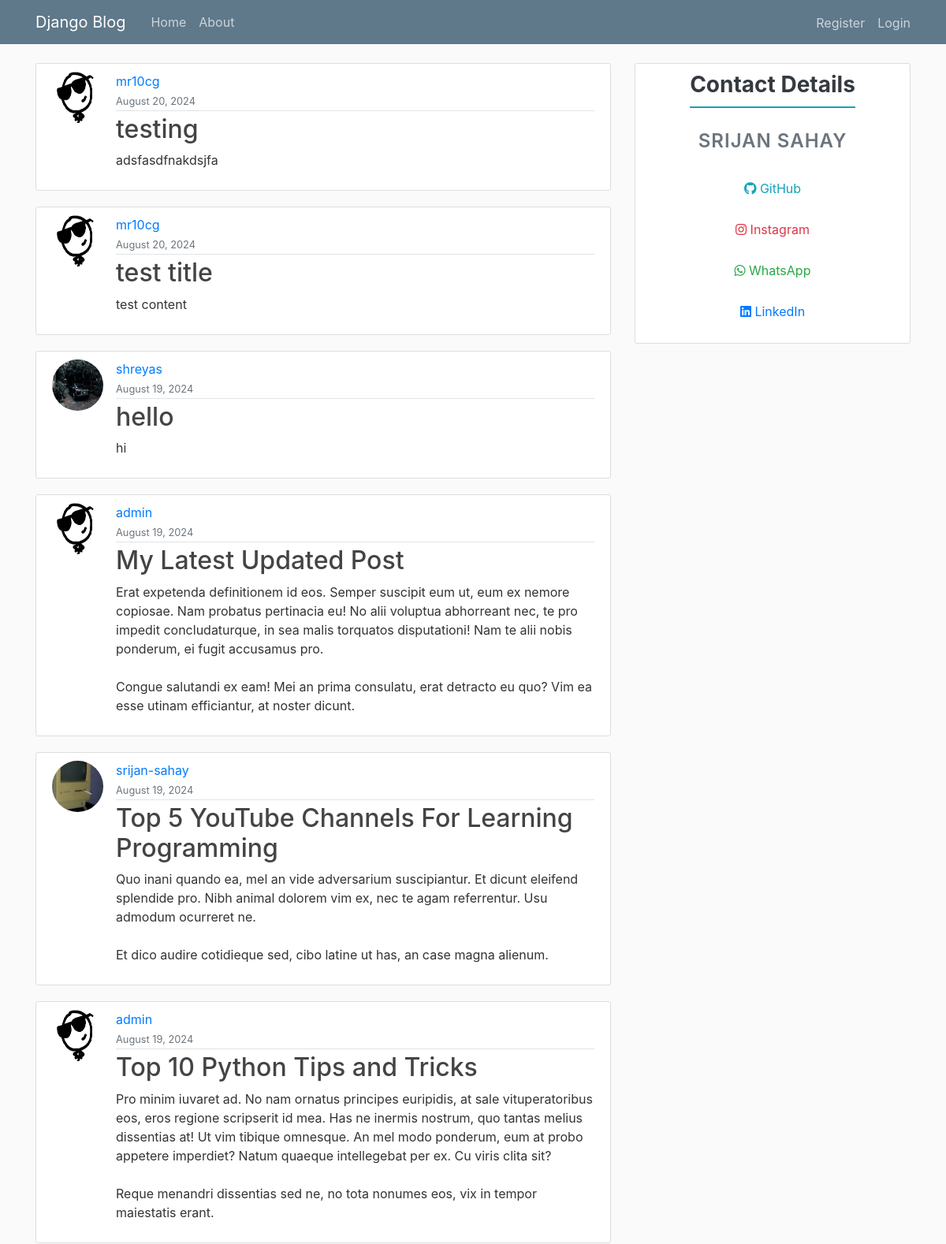
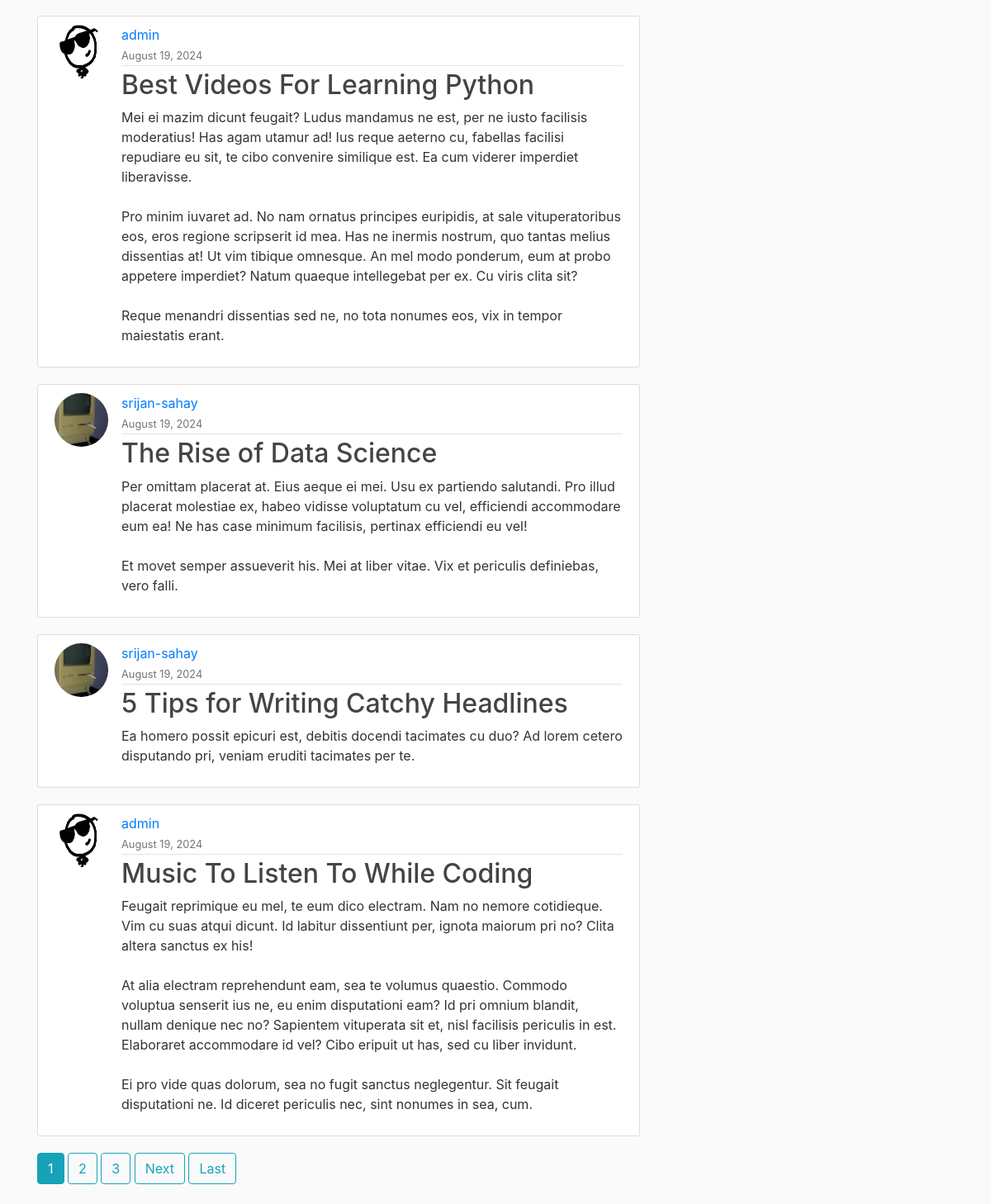
Before: / with the older database file (2 pictures, top to bottom).
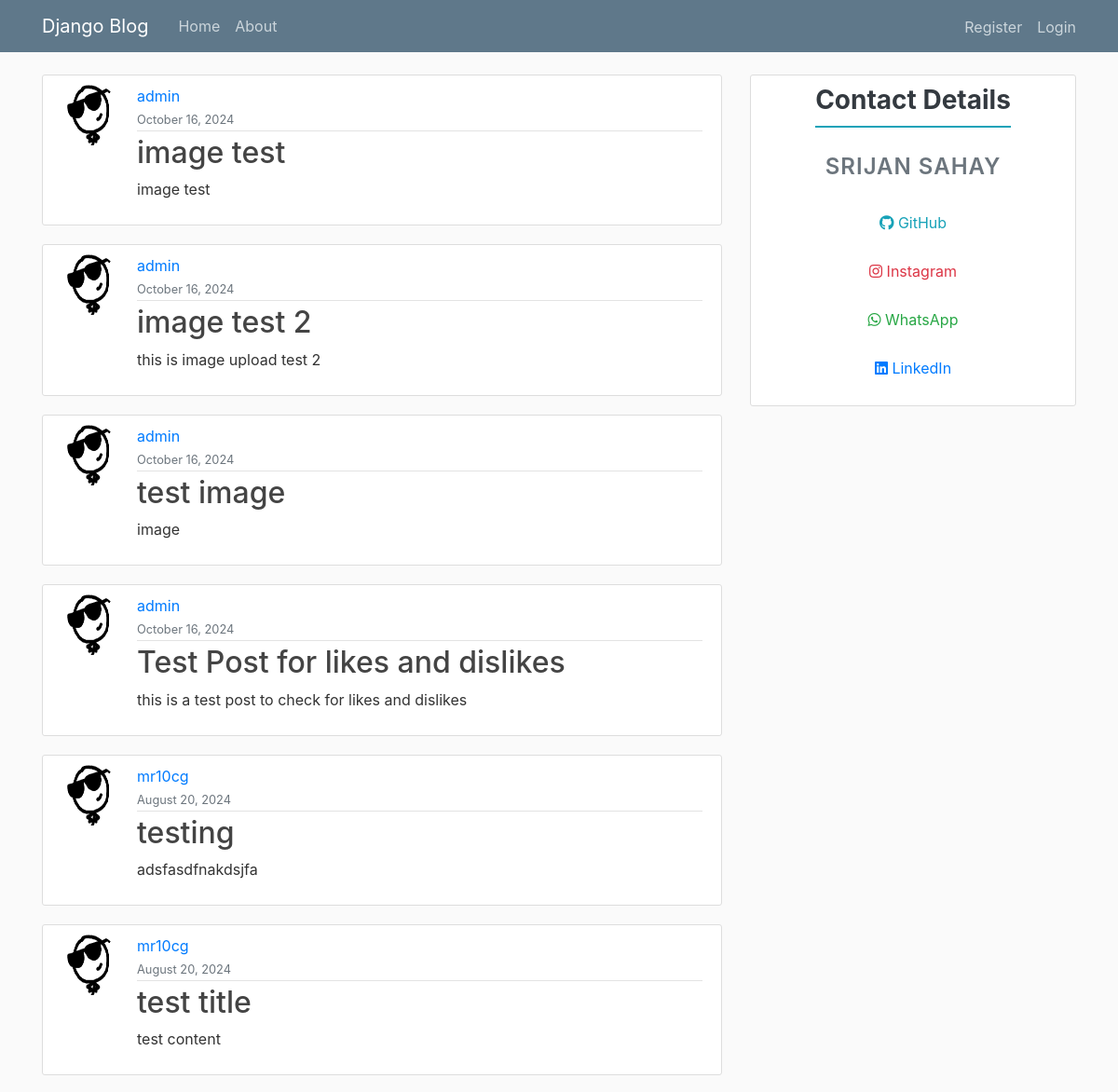
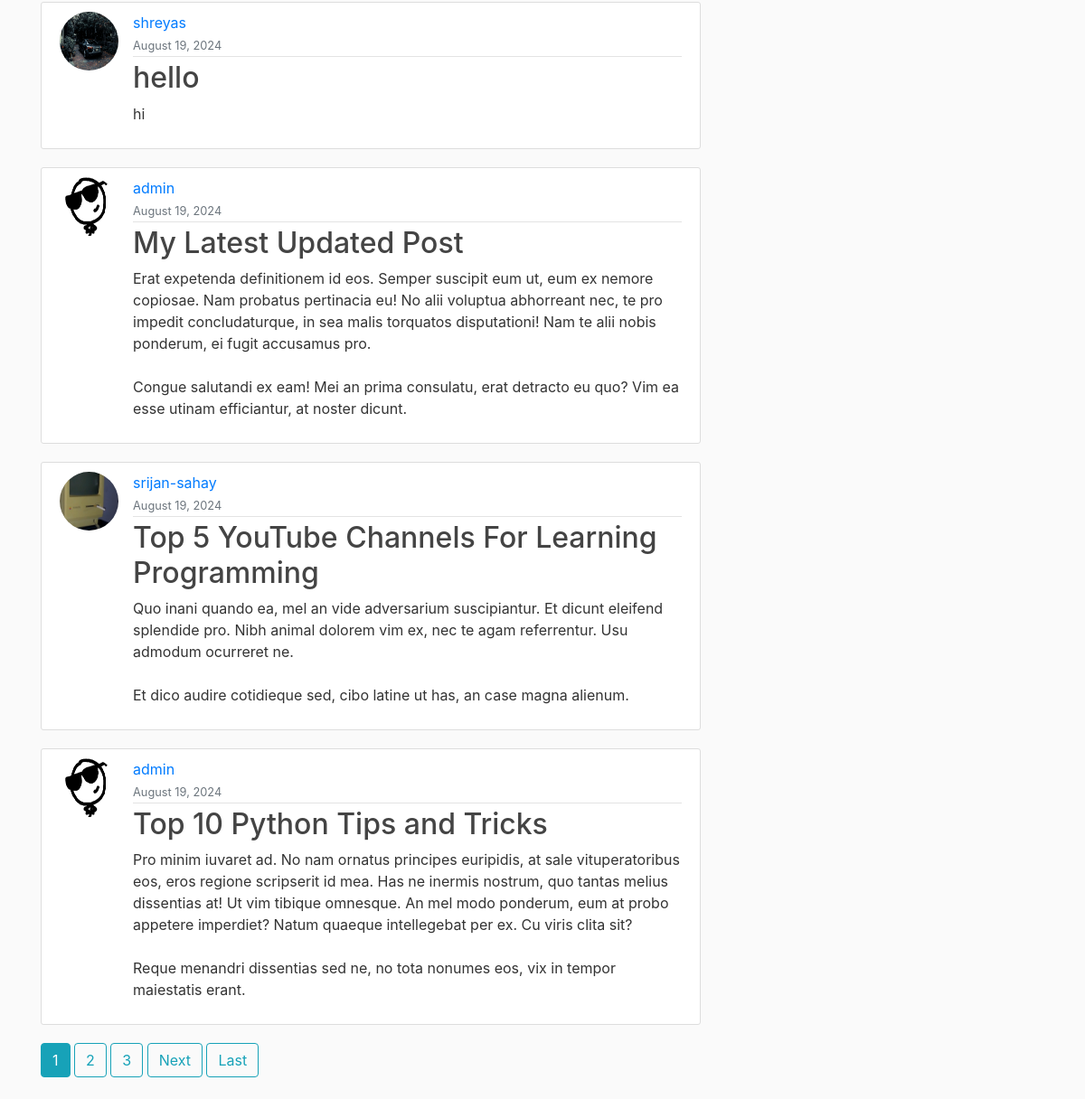
After: the same page with the newer database file (2 pictures, top to bottom).
### blog/models.py (models this page shows, shortened)
class Post(models.Model):
    title = models.CharField(max_length=100)
    content = models.TextField()
    date_posted = models.DateTimeField(default=timezone.now)
    author = models.ForeignKey(User, on_delete=models.CASCADE)
    likes = models.ManyToManyField(User, related_name="post_likes", blank=True)
    dislikes = models.ManyToManyField(User, related_name="post_dislike", blank=True)
    image = models.ImageField(upload_to="post_media", blank=True, null=True)

### users/models.py (models this page shows, shortened)
class Profile(models.Model):
    user = models.OneToOneField(User, on_delete=models.CASCADE)
    image = models.ImageField(default="default.png", upload_to="profile_pics")

### blog/views.py (the view)
# urls.py: path("", PostListview.as_view(), name="blog-home"),
class PostListview(ListView):
    model = Post
    template_name = 'blog/home.html'
    context_object_name = 'posts'
    ordering = ['-date_posted']
    paginate_by = 10

### blog/templates/blog/home.html (shortened to what this page needs)
{% extends "blog/base.html" %}
{% block content %}
  {% for post in posts %}
    <article class="media content-section">
      <img class="rounded-circle article-img" src="{{ post.author.profile.image.url }}" >
      <div class="media-body">
        <div class="article-metadata d-flex justify-content-between align-items-center">
          <div>
            <a class="mr-2" href="{% url 'user-posts' post.author.username %}">{{ post.author }}</a>
            <br>
            <small class="text-muted">{{ post.date_posted|date:"F d, Y" }}</small>
          </div>
        </div>
        <h2><a class="article-title" href="{% url "post-detail" post.id %}">{{ post.title }}</a></h2>
        <p class="article-content">{{ post.content }}</p>
      </div>
    </article>
  {% endfor %}
  {% if is_paginated %}
    {% for num in page_obj.paginator.page_range %}
      {% if page_obj.number == num %}
        <a class="btn btn-info mb-4" href="?page={{ num }}">{{ num }}</a>
      {% elif num > page_obj.number|add:'-3' and num < page_obj.number|add:'3' %}
        <a class="btn btn-outline-info mb-4" href="?page={{ num }}">{{ num }}</a>
      {% endif %}
    {% endfor %}
    {% if page_obj.has_next %}
      <a class="btn btn-outline-info mb-4" href="?page={{ page_obj.next_page_number }}">Next</a>
      <a class="btn btn-outline-info mb-4" href="?page={{ page_obj.paginator.num_pages }}">Last</a>
    {% endif %}
  {% endif %}
{% endblock content %}

Changed rows visible on the page:
no longer on this page (row unchanged): Post: author.profile.image (placeholder picture), author "admin", date_posted "August 19, 2024", title "Best Videos For Learning Python", content "Mei ei mazim dicunt feugait? Ludus mandamus ne est, per ne iusto facilisis moderatius! Has agam utamur ad! Ius reque aeterno cu, fabellas facilisi repudiare eu sit, te cibo convenire similique est. Ea cum viderer imperdiet liberavisse. Pro minim iuvaret ad. No nam ornatus principes euripidis, at sale vituperatoribus eos, eros regione scripserit id mea. Has ne inermis nostrum, quo tantas melius dissentias at! Ut vim tibique omnesque. An mel modo ponderum, eum at probo appetere imperdiet? Natum quaeque intellegebat per ex. Cu viris clita sit? Reque menandri dissentias sed ne, no tota nonumes eos, vix in tempor maiestatis erant."
no longer on this page (row unchanged): Post: author.profile.image (picture), author "srijan-sahay", date_posted "August 19, 2024", title "The Rise of Data Science", content "Per omittam placerat at. Eius aeque ei mei. Usu ex partiendo salutandi. Pro illud placerat molestiae ex, habeo vidisse voluptatum cu vel, efficiendi accommodare eum ea! Ne has case minimum facilisis, pertinax efficiendi eu vel! Et movet semper assueverit his. Mei at liber vitae. Vix et periculis definiebas, vero falli."
no longer on this page (row unchanged): Post: author.profile.image (picture), author "srijan-sahay", date_posted "August 19, 2024", title "5 Tips for Writing Catchy Headlines", content "Ea homero possit epicuri est, debitis docendi tacimates cu duo? Ad lorem cetero disputando pri, veniam eruditi tacimates per te."
no longer on this page (row unchanged): Post: author.profile.image (placeholder picture), author "admin", date_posted "August 19, 2024", title "Music To Listen To While Coding", content "Feugait reprimique eu mel, te eum dico electram. Nam no nemore cotidieque. Vim cu suas atqui dicunt. Id labitur dissentiunt per, ignota maiorum pri no? Clita altera sanctus ex his! At alia electram reprehendunt eam, sea te volumus quaestio. Commodo voluptua senserit ius ne, eu enim disputationi eam? Id pri omnium blandit, nullam denique nec no? Sapientem vituperata sit et, nisl facilisis periculis in est. Elaboraret accommodare id vel? Cibo eripuit ut has, sed cu liber invidunt. Ei pro vide quas dolorum, sea no fugit sanctus neglegentur. Sit feugait disputationi ne. Id diceret periculis nec, sint nonumes in sea, cum."
added Post: author.profile.image (placeholder picture), author "admin", date_posted "October 16, 2024", title "image test", content "image test"
added Post: author.profile.image (placeholder picture), author "admin", date_posted "October 16, 2024", title "image test 2", content "this is image upload test 2"
added Post: author.profile.image (placeholder picture), author "admin", date_posted "October 16, 2024", title "test image", content "image"
added Post: author.profile.image (placeholder picture), author "admin", date_posted "October 16, 2024", title "Test Post for likes and dislikes", content "this is a test post to check for likes and dislikes"
